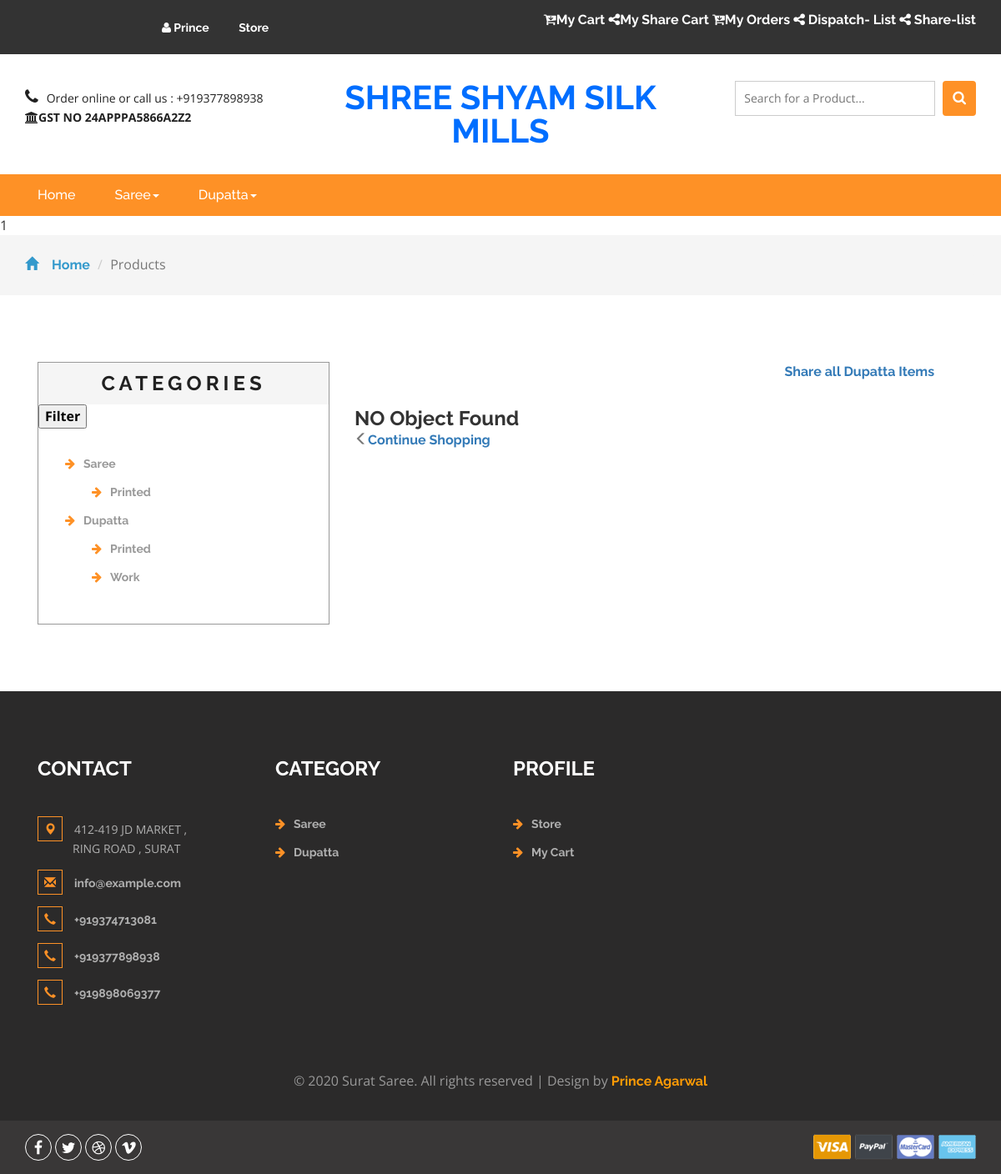
The app's page /api/category/3/ (signed in) with its own data.
### core/models.py (models this page shows)
class Category(models.Model):
    name = models.CharField(max_length=200)
    slug = models.SlugField()
    parent = models.ForeignKey('self',blank=True, null=True ,related_name='children',on_delete= models.CASCADE)
    class Meta:
        unique_together = ('slug', 'parent',)
        verbose_name_plural = "categories"
    def __str__(self):
        full_path = [self.name]
        k = self.parent
        while k is not None:
            full_path.append(k.name)
            k = k.parent
        return ' -> '.join(full_path[::-1])

### core/api/views.py (the view, shortened to what this page needs)
# urls.py: path('category/<int:categoryid>/', Categorypage, name="category-page"),
def Categorypage(request, *args, **kwargs):
    if request.method == 'GET':
        category_id = kwargs.get(
            "categoryid",
            None
        )
        category = Category.objects.get(id = category_id)
        if request.user.is_authenticated:
            if request.user.userprofile.owner:
                csrf_token = django.middleware.csrf.get_token(request)
                queryset = Item.objects.filter(stock = True, category__id = category_id)
                return render(request,"core/products.html",{"object_list":queryset,
                "csrf_token": csrf_token , "category" : category})
        else:
            return redirect('index')

### Cashbackclick/context_processor.py (called while the page is built)
def add_variable_to_context(request):
    csrf_token = django.middleware.csrf.get_token(request)
    return {
        'csrf_token':csrf_token,
        'category_list': Category.objects.all()
    }

def add_form_to_context(request):
    return {
        'loginform': SignInViaUsernameForm
    }

def present_order(request):
    try:
        if request.user.is_authenticated:
            Present_order = Order.objects.get(user = request.user, ordered = False)
            return {
                'present_order': Present_order
            }
        else:
            return {
            'present_order': 0
            }
    except Order.DoesNotExist:
        return {
            'present_order': 0
        }

### core/templates/core/products.html (shortened to what this page needs)
{% extends 'layouts/default/page.html' %}
{% load static %}
{% block content %}
	<div class="breadcrumbs">
		<div class="container">
			<ol class="breadcrumb breadcrumb1 animated wow slideInLeft" data-wow-delay=".5s">
				<li><a href="{% url 'index' %}"><span class="glyphicon glyphicon-home" aria-hidden="true"></span>Home</a></li>
				<li class="active">Products</li>
			</ol>
		</div>
	</div>
	<div class="products">
		<div class="container">
			<div class="col-md-4 products-left">
				<div class="categories">
					<h2>Categories</h2>
					<button type="button" style="color: black;float: center;" class="collapsible" ><strong>Filter </strong></button>
					<ul class="cate">
						{% for category in category_list %}
						{% if category.parent %}
						{% else %}
						{% if category.children %}
						<li><a href="{% url 'category-page' category.id %}"><i class="fa fa-arrow-right" aria-hidden="true"></i>{{category.name}}</a></li>
							<ul>
								{% for child in category.children.all %}
								<li><a href="{% url 'category-page' child.id %}"><i class="fa fa-arrow-right" aria-hidden="true"></i>{{child.name}}</a></li>
								{% endfor %}
							</ul>
						{% endif %}
						{% endif %}
						{% endfor %}
					</ul>
				</div>
			</div>
			<div class="col-md-8 products-right">
				<div class="products-right-grid">
					<div class="products-right-grids">
						<div class="sorting-left">
							{% if request.user.userprofile.owner %}
							{% if category %}
							<a href="{% url 'add_to_share_category' category.id %}">Share all {{category.name}} Items</a>
							{% endif %}
							{% endif %}
						</div>
						<div class="clearfix"> </div>
					</div>
				</div>
				{% if object_list %}
				{% for object in object_list %}
				{% if forloop.counter|divisibleby:3 %}
				<div class="agile_top_brands_grids">
				{% endif %}
					<div class="col-md-4 top_brand_left">
						<div class="hover14 column">
							<div class="agile_top_brand_left_grid">
								<div class="agile_top_brand_left_grid_pos">
									<img src="{% static 'images/offer.png' %}" alt=" " class="img-responsive">
								</div>
								<div class="agile_top_brand_left_grid1">
									<figure>
										<div class="snipcart-item block">
											<div class="snipcart-thumb">
												<a href="{% url 'product-detail' object.slug %}"><img title=" " alt=" " height="150" width="150" src="{{object.image.url}}"></a>
												<p>{{object.slug}}</Object></p>
												<h4>{{object.discount_price}} <span>{{object.price}}</span></h4>
											</div>
											{% if request.user.userprofile.owner %}
											<a href='{{object.get_add_to_share_url}}'>Add to Share</a>
											{% endif %}
											<div class="snipcart-details top_brand_home_details">
												<form action="{{object.get_add_to_cart_url}}" method="post">
													<fieldset>
														<input type="hidden" name="csrfmiddlewaretoken" value="{{ csrf_token }}">
														<input type="hidden" name="slug" value="{{object.slug}}">
														<input type="hidden" name="cmd" value="_cart">
														<input type="hidden" name="add" value="1">
														<input type="hidden" name="business" value=" ">
														<input type="hidden" name="item_name" value="{{object.title}}">
														<input type="hidden" name="amount" value="{{object.discount_price}}">
														<input type="hidden" name="discount_amount" value="1.00">
														<input type="hidden" name="currency_code" value="INR">
														<input type="hidden" name="return" value=" ">
														<input type="hidden" name="cancel_return" value=" ">
														<input type="submit" name="submit" id ="{{object.id}}" value="Add to cart" class="button" onclick="myFunction({{object.id}})">
													</fieldset>
												</form>
											</div>
										</div>
									</figure>
								</div>
							</div>
						</div>
					</div>
				{% if forloop.counter|divisibleby:3 %}
						<div class="clearfix"> </div>
				</div>
				{% endif %}
				{% endfor %}
				<nav class="numbering">
				{% if users.has_other_pages %}
					<ul class="pagination paging">
						{% if users.has_previous %}
						<li><a href="?page={{ users.previous_page_number }}">&laquo;</a></li>
						{% else %}
						<li class="disabled"><span>&laquo;</span></li>
						{% endif %}
						{% for i in users.paginator.page_range %}
						{% if users.number == i %}
							<li class="active"><span>{{ i }} <span class="sr-only">(current)</span></span></li>
						{% else %}
							<li><a href="?page={{ i }}">{{ i }}</a></li>
						{% endif %}
						{% endfor %}
						{% if users.has_next %}
						<li><a href="?page={{ users.next_page_number }}">&raquo;</a></li>
						{% else %}
						<li class="disabled"><span>&raquo;</span></li>
						{% endif %}
					</ul>
					{% endif %}
				</nav>
					{% else %}
					<h3> NO Object Found </h3>
					<a href="{% url 'product-list'  %}"><span class="glyphicon glyphicon-menu-left" aria-hidden="true"></span>Continue Shopping</a>
					{% endif %}
			</div>
			<div class="clearfix"> </div>
		</div>
	</div>
{% endblock %}
{% block footer_scripts %}
<link href="{% static 'css/skdslider.css' %}" rel="stylesheet">
{% endblock %}

### content/templates/layouts/default/page.html (shortened to what this page needs)
{% load static %}
<!DOCTYPE html>
<html>
<head>
<link href="{% static 'css/bootstrap.css' %}" rel="stylesheet" type="text/css" media="all" />
<link href="{% static 'css/style.css' %}" rel="stylesheet" type="text/css" media="all" />
<link href="{% static 'css/font-awesome.css' %}" rel="stylesheet">
<link href="{% static 'select2/dist/css/select2.min.css' %}" rel="stylesheet" />
</head>
<body>
	<div class="agileits_header">
		<div class="container">
			<div class="agile-login">
				{% if request.user.is_authenticated %}
				<ul>
                    <li> <a href="#" > <i class="fa fa-user" aria-hidden="true"></i> {{request.user.username}} </a></li>
                    <li> <a href="{% url 'product-list' %}" >  Store </a></li>
				</ul>
				</div>
				<div class="product_list_header" >
                    {% if request.user.userprofile.owner %}
                    {% if present_order %}
                    <a  style="color:white" href = "{% url 'order-summary' present_order.id %}"><i class="fa fa-cart-arrow-down" aria-hidden="true"></i>My Cart</a>
                    {% endif %}
                    <a style="color:white" href = "{% url 'share-summary' %}"><i class="fa fa-share-alt" aria-hidden="true"></i>My Share Cart</a>
                    <a style="color:white" href = "{% url 'order-list' %}"><i class="fa fa-cart-arrow-down" aria-hidden="true"></i>My Orders<t></t></a>
					<a style="color:white" href = "{% url 'dispatch-summary' %}"><i class="fa fa-share-alt" aria-hidden="true"></i> Dispatch- List<t></t></a>
                    <a style="color:white" href = "{% url 'share-list' %}"><i class="fa fa-share-alt" aria-hidden="true"></i> Share-list<t></t>  </a>
                    {% else %}
                    {% if present_order %}
                    <a  style="color:white" href = "{% url 'order-summary' present_order.id %}"><i class="fa fa-cart-arrow-down" aria-hidden="true"></i>My Cart</a>
                    {% endif %}
                    <a style="color:white" href = "{% url 'order-list' %}"><i class="fa fa-cart-arrow-down" aria-hidden="true"></i>My Orders</a>
                    {% endif %}
                </div>
				{% else %}
				<ul>
					<li><a href="{% url  'accounts:sign_up' %}"> Create Account </a></li>
					<li><a href="{% url  'accounts:log_in' %}">Login</a></li>
				</ul>
		</div>
				{% endif %}
			<div class="clearfix"> </div>
		</div>
	</div>
	<div class="logo_products">
		<div class="container">
		<div class="w3ls_logo_products_left1">
				<ul class="phone_email">
                    <li><i class="fa fa-phone" aria-hidden="true"></i>Order online or call us : +919377898938 </li>
                    <br>
                    <strong><li><i class="fa fa-university" aria-hidden="true"></i>GST NO 24APPPA5866A2Z2</li> </strong>
				</ul>
			</div>
			<div class="w3ls_logo_products_left">
				<h1><a href="{% url 'index' %}">Shree Shyam Silk Mills</a></h1>
            </div>
            {% if request.user.is_authenticated %}
		<div class="w3l_search">
			<form action="{% url 'search' %}" method="post">
                <input type="search" name="search" placeholder="Search for a Product..." required="">
				<button type="submit" class="btn btn-default search" aria-label="Left Align">
					<i class="fa fa-search" aria-hidden="true"> </i>
				</button>
			</form>
        </div>
        {% endif %}
			<div class="clearfix"> </div>
		</div>
	</div>
{% if request.user.is_authenticated %}
	<div class="navigation-agileits">
		<div class="container">
			<nav class="navbar navbar-default">
							<div class="collapse navbar-collapse" id="bs-megadropdown-tabs">
								<ul class="nav navbar-nav">
									<li class="active"><a href="{% url 'index' %}" class="act">Home</a></li>
									{% for category in category_list %}
									{% if category.parent %}
									{% else %}
									{% if category.children %}
									<li class="dropdown">
										<a href="{% url 'category-page' category.id %}" class="dropdown-toggle" data-toggle="dropdown">{{category.name}}<b class="caret"></b></a>
									</li>
									{% else %}
									<li><a href="{% url 'category-page' category.id %}">{{category.name}}</a></li>
									{% endif %}
									{% endif %}
									{% endfor %}
								</ul>
							</div>
							</nav>
			</div>
		</div>
{% endif %}
{% if request.user.is_authenticated %}
{{user_valid}}
{% if user_valid %}
    {% block content %}{% endblock %}
{% endif %}
{% endif %}
<div class="footer">
    <div class="container">
        <div class="w3_footer_grids">
            <div class="col-md-3 w3_footer_grid">
                <h3>Contact</h3>
                <ul class="address">
                    <li><i class="glyphicon glyphicon-map-marker" aria-hidden="true"></i>412-419 JD MARKET , <span> RING ROAD , SURAT</span></li>
                    <li><i class="glyphicon glyphicon-envelope" aria-hidden="true"></i><a href="mailto:info@example.com">info@example.com</a></li>
                    <li><i class="glyphicon glyphicon-earphone" aria-hidden="true"></i><a href="tel:+919374713081">+919374713081</a></li>
                    <li><i class="glyphicon glyphicon-earphone" aria-hidden="true"></i><a href="tel:+919377898938">+919377898938</a></li>
                    <li><i class="glyphicon glyphicon-earphone" aria-hidden="true"></i><a href="tel:+919898069377">+919898069377</a></li>
                </ul>
            </div>
            {% if request.user.is_authenticated %}
            <div class="col-md-3 w3_footer_grid">
                <h3>Category</h3>
                <ul class="info">
									{% for category in category_list %}
									{% if category.parent %}
									{% else %}
									{% if category.children %}
                                    <li><i class="fa fa-arrow-right" aria-hidden="true"></i><a href="{% url 'category-page' category.id %}">{{category.name}}</a></li>
									{% else %}
									<li><a href="{% url 'category-page' category.id %}">{{category.name}}</a></li>
									{% endif %}
									{% endif %}
									{% endfor %}
                    </ul>
            </div>
            <div class="col-md-3 w3_footer_grid">
                <h3>Profile</h3>
                <ul class="info">
                    <li><i class="fa fa-arrow-right" aria-hidden="true"></i><a href="{% url 'product-list' %}">Store</a></li>
                    {% if present_order %}
                    <li><i class="fa fa-arrow-right" aria-hidden="true"></i><a href="{% url 'order-summary' present_order.id %}">My Cart</a></li>
                   {% endif %}
                </ul>
            </div>
            {% endif %}
            <div class="clearfix"> </div>
        </div>
    </div>
    <div class="footer-copy">
        <div class="container">
            <p>© 2020 Surat Saree. All rights reserved | Design by <a href="http://w3layouts.com/">Prince Agarwal</a></p>
        </div>
    </div>
</div>
<div class="footer-botm">
        <div class="container">
            <div class="w3layouts-foot">
                <ul>
                    <li><a href="#" class="w3_agile_facebook"><i class="fa fa-facebook" aria-hidden="true"></i></a></li>
                    <li><a href="#" class="agile_twitter"><i class="fa fa-twitter" aria-hidden="true"></i></a></li>
                    <li><a href="#" class="w3_agile_dribble"><i class="fa fa-dribbble" aria-hidden="true"></i></a></li>
                    <li><a href="#" class="w3_agile_vimeo"><i class="fa fa-vimeo" aria-hidden="true"></i></a></li>
                </ul>
            </div>
            <div class="payment-w3ls">
                <img src="{% static 'images/card.png' %}" alt=" " class="img-responsive">
            </div>
            <div class="clearfix"> </div>
        </div>
    </div>
<link href="{% static 'css/skdslider.css' %}" rel="stylesheet">
{% block footer_scripts %}
{% endblock footer_scripts %}
</body>
</html>

### content/templates/layouts/default/page.html (style rules this page uses)
* { box-sizing: border-box; -webkit-box-sizing: border-box; -moz-box-sizing: border-box; }

### records on screen
Category: name "Saree"
Category: name "Dupatta"
Category: name "Printed"
Category: name "Printed"
Category: name "Work"

### other values on screen
{{ request.user.username }} "Prince"
{{ user_valid }} "1"
